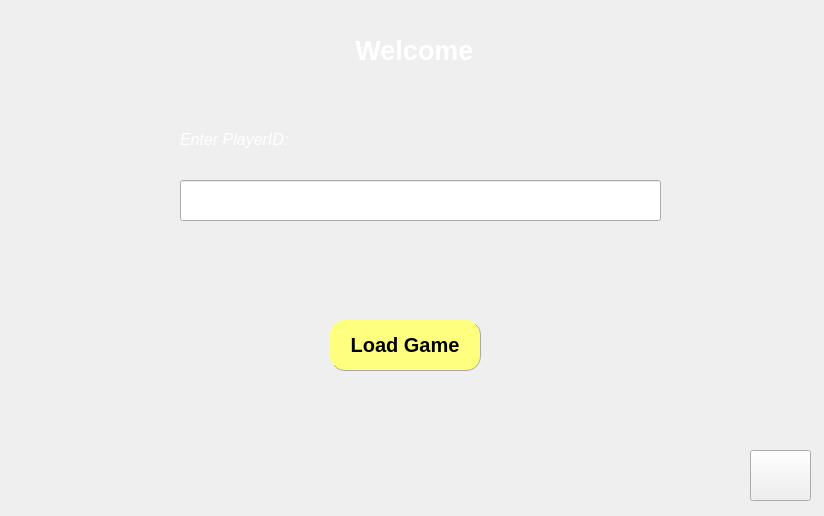
<?xml version="1.0" encoding="UTF-8"?>
<ui version="4.0">
 <class>UsernameScreen</class>
 <widget class="QWidget" name="UsernameScreen">
  <property name="geometry">
   <rect>
    <x>0</x>
    <y>0</y>
    <width>824</width>
    <height>516</height>
   </rect>
  </property>
  <property name="windowTitle">
   <string>Form</string>
  </property>
  <property name="styleSheet">
   <string notr="true">#UsernameScreen{border-image: url(:/Images/darkbluebackgroundstartup.jpg);}</string>
  </property>
  <widget class="QPushButton" name="loadButton">
   <property name="geometry">
    <rect>
     <x>330</x>
     <y>320</y>
     <width>151</width>
     <height>51</height>
    </rect>
   </property>
   <property name="font">
    <font>
     <pointsize>15</pointsize>
     <bold>true</bold>
    </font>
   </property>
   <property name="styleSheet">
    <string notr="true">QPushButton{
        border-radius: 15px;
		border-right: 1px solid #aaaaaa;
		border-bottom: 1px solid #aaaaaa;

}

QPushButton:enabled {
		
	background-color: rgb(255, 255, 127);
		color: black;
}

QPushButton:pressed {
		background-color: #0d2f72;
		color: #fffffe;
}


QPushButton:hover:!pressed {
		background-color: #E1F4FF;
		color: #0c2f70;
}

QPushButton:disabled {
		background-color: #aaaaaa;
		color: #ffffff;
}</string>
   </property>
   <property name="text">
    <string>Load Game</string>
   </property>
  </widget>
  <widget class="QWidget" name="verticalLayoutWidget">
   <property name="geometry">
    <rect>
     <x>160</x>
     <y>150</y>
     <width>2</width>
     <height>2</height>
    </rect>
   </property>
   <layout class="QVBoxLayout" name="verticalLayout"/>
  </widget>
  <widget class="QWidget" name="verticalLayoutWidget_2">
   <property name="geometry">
    <rect>
     <x>180</x>
     <y>119</y>
     <width>271</width>
     <height>41</height>
    </rect>
   </property>
   <layout class="QVBoxLayout" name="verticalLayout_2">
    <item>
     <widget class="QLabel" name="enterPlayerID">
      <property name="font">
       <font>
        <pointsize>12</pointsize>
        <italic>true</italic>
       </font>
      </property>
      <property name="styleSheet">
       <string notr="true">color: rgb(255, 255, 255);</string>
      </property>
      <property name="text">
       <string>Enter PlayerID:</string>
      </property>
     </widget>
    </item>
   </layout>
  </widget>
  <widget class="QWidget" name="verticalLayoutWidget_3">
   <property name="geometry">
    <rect>
     <x>49</x>
     <y>10</y>
     <width>731</width>
     <height>80</height>
    </rect>
   </property>
   <layout class="QVBoxLayout" name="verticalLayout_3">
    <item>
     <widget class="QLabel" name="welcomeText">
      <property name="font">
       <font>
        <pointsize>20</pointsize>
        <bold>true</bold>
       </font>
      </property>
      <property name="styleSheet">
       <string notr="true">color: rgb(255, 255, 255);</string>
      </property>
      <property name="text">
       <string>Welcome</string>
      </property>
      <property name="alignment">
       <set>Qt::AlignCenter</set>
      </property>
     </widget>
    </item>
   </layout>
  </widget>
  <widget class="QPushButton" name="helpIcon">
   <property name="geometry">
    <rect>
     <x>750</x>
     <y>450</y>
     <width>61</width>
     <height>51</height>
    </rect>
   </property>
   <property name="styleSheet">
    <string notr="true">#helpIcon{image: url(:/Images/helpicon.png);}
</string>
   </property>
   <property name="text">
    <string/>
   </property>
  </widget>
  <widget class="QLineEdit" name="linepromptEdit">
   <property name="geometry">
    <rect>
     <x>180</x>
     <y>180</y>
     <width>481</width>
     <height>41</height>
    </rect>
   </property>
  </widget>
 </widget>
 <resources/>
 <connections/>
</ui>
